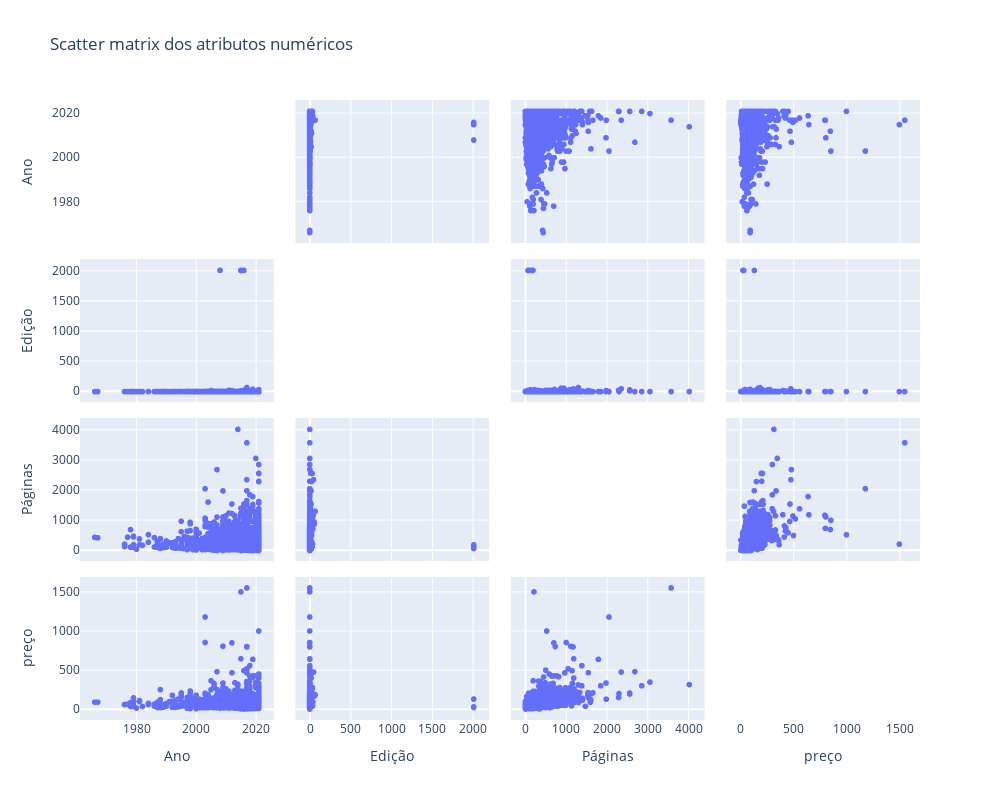

The notebook cell saved with this chart:
### Markdown cell above
### Apenas o número de páginas parece ter uma correlçao positiva relevante

### Code cell
fig = px.scatter_matrix(df,
    dimensions=["Ano", "Edição", "Páginas", "preço"],
    # color="species", symbol="species",
    title="Scatter matrix dos atributos numéricos",
    labels={col:col.replace('_', ' ') for col in df.columns},width=1000,height=800,hover_name='nome') # remove underscore
fig.update_traces(diagonal_visible=False)
fig.show()

### Figure 1 — Plotly figure (JSON) as saved in the notebook; plotly's stock layout.template omitted (floating-point values rounded to 4 significant figures; data arrays with more than 128 entries replaced by an {"elided": "..."} marker saying what was removed)
{"data": [{"diagonal": {"visible": false}, "dimensions": [{"axis": {"matches": true}, "label": "Ano", "values": {"elided": "3917 int values"}}, {"axis": {"matches": true}, "label": "Edição", "values": {"elided": "3917 int values"}}, {"axis": {"matches": true}, "label": "Páginas", "values": {"elided": "3917 int values"}}, {"axis": {"matches": true}, "label": "preço", "values": {"elided": "3917 float values"}}], "hovertemplate": "<b>%{hovertext}</b><br><br>%{xaxis.title.text}=%{x}<br>%{yaxis.title.text}=%{y}<extra></extra>", "hovertext": {"elided": "3917 str values"}, "legendgroup": "", "marker": {"color": "#636efa", "symbol": "circle"}, "name": "", "showlegend": false, "type": "splom"}], "layout": {"dragmode": "select", "height": 800, "legend": {"tracegroupgap": 0}, "title": {"text": "Scatter matrix dos atributos numéricos"}, "width": 1000}}
